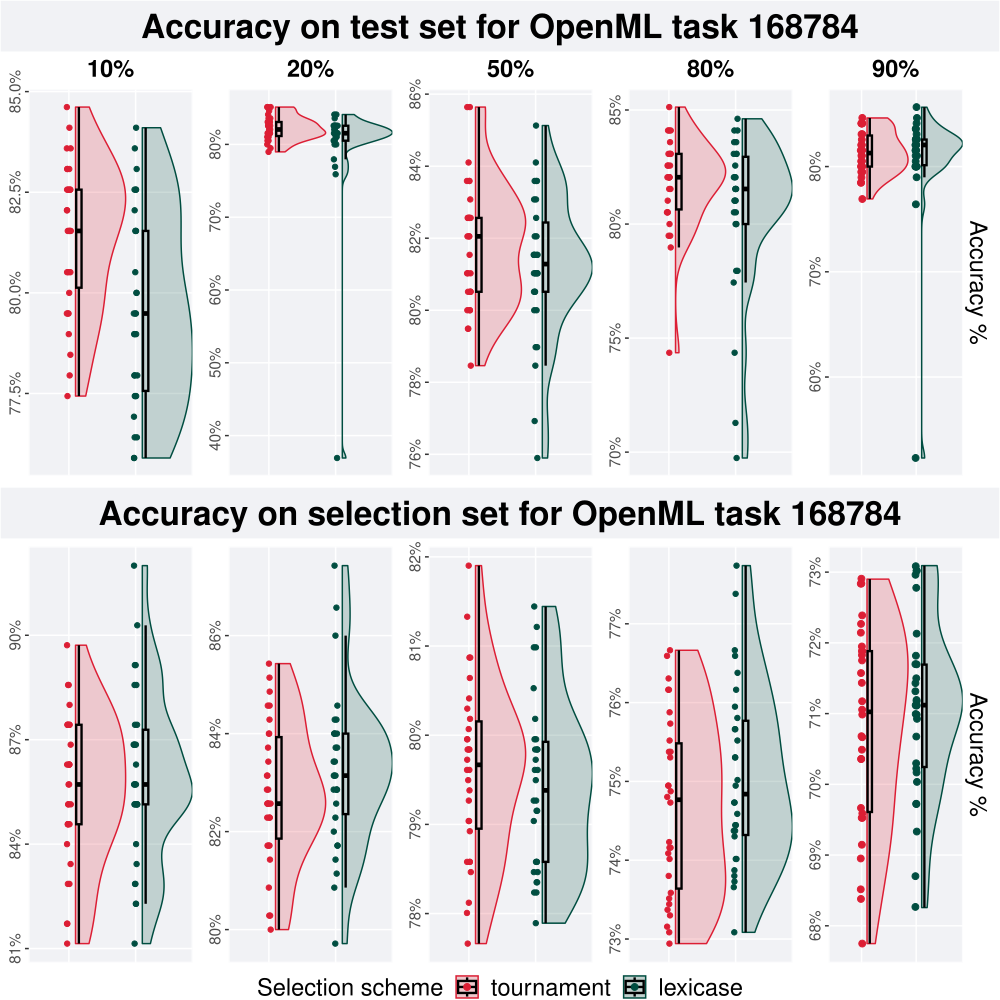

Reproduce this figure in R.
# task 168784
task = 168784

# 10% split
test_10p = test_plot(task, '10%')
train_10p = train_plot(task, '10%')

# 20% split
test_20p = test_plot(task, '20%')
train_20p = train_plot(task, '20%')

# 50% split
test_50p = test_plot(task, '50%')
train_50p = train_plot(task, '50%')

# 80% split
test_80p = test_plot(task, '80%')
train_80p = train_plot(task, '80%')

# 90% split
test_90p = test_plot_last_col(task, '90%')
train_90p = train_plot_last_col(task, '90%')

# get legend
legend <- cowplot::get_legend(
  train_90p +
    guides(
      shape=guide_legend(nrow=1,title="Selection scheme"),
      color=guide_legend(nrow=1,title="Selection scheme"),
      fill=guide_legend(nrow=1,title="Selection scheme")
    ) +
    theme(
      legend.position = "top",
      legend.box="verticle",
      legend.justification="center"
    )
)

# make a single row plot
test_row <- test_row_p(test_10p, test_20p, test_50p, test_80p, test_90p)

train_row = train_row_p(train_10p, train_20p, train_50p, train_80p, train_90p)

plot = plot_grid(
  ggdraw() + draw_label("Accuracy on test set for OpenML task 168784", fontface='bold', size = 24) + p_theme,
  test_row,
  ggdraw() + draw_label("Accuracy on selection set for OpenML task 168784", fontface='bold', size = 24) + p_theme,
  train_row,
  legend,
  nrow = 5,
  rel_heights = c(0.12,1.0,0.12,1.0,0.06)
)

save_plot(
  paste(filename ="task-168784.pdf"),
  plot,
  base_width=10,
  base_height=10
)
